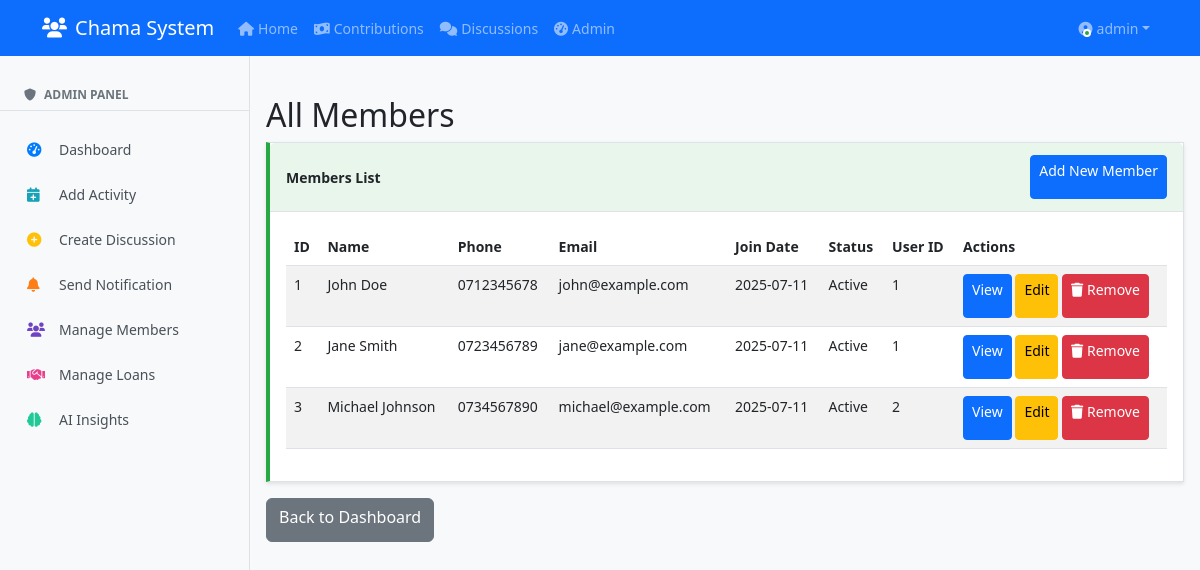
Screenshot of /admin/members (signed in) with the database file from the repository.
### clean_app.py (models this page shows, shortened)
class User(db.Model, UserMixin):
    id = db.Column(db.Integer, primary_key=True)
    username = db.Column(db.String(80), unique=True, nullable=False)
    password = db.Column(db.String(200), nullable=False)
    is_admin = db.Column(db.Boolean, default=False)
    last_seen = db.Column(db.DateTime, default=datetime.utcnow)
    is_online = db.Column(db.Boolean, default=False)
    members = db.relationship('Member', backref='user', lazy=True)

class Member(db.Model):
    id = db.Column(db.Integer, primary_key=True)
    name = db.Column(db.String(100), nullable=False)
    phone = db.Column(db.String(20), nullable=False, unique=True)
    email = db.Column(db.String(100))
    join_date = db.Column(db.DateTime, default=datetime.utcnow)
    status = db.Column(db.String(20), default='Active')
    user_id = db.Column(db.Integer, db.ForeignKey('user.id'))

### clean_app.py (the view)
@app.route('/admin/members')
@login_required
@admin_required
def admin_members():
    members = Member.query.all()
    return render_template('admin/members.html', members=members)

### clean_app.py (called while the page is built)
@login_manager.user_loader
def load_user(user_id):
    return User.query.get(int(user_id))

def admin_required(f):
    @wraps(f)
    def decorated_function(*args, **kwargs):
        if not current_user.is_admin:
            abort(403)
        return f(*args, **kwargs)
    return decorated_function

### templates/admin/members.html
{% extends "base.html" %}
{% block content %}
<h2>All Members</h2>
<div class="card">
    <div class="card-header d-flex justify-content-between align-items-center">
        <span>Members List</span>
        <a href="{{ url_for('add_member') }}" class="btn btn-primary btn-sm">Add New Member</a>
    </div>
    <div class="card-body">
        <table class="table table-striped">
            <thead>
                <tr>
                    <th>ID</th>
                    <th>Name</th>
                    <th>Phone</th>
                    <th>Email</th>
                    <th>Join Date</th>
                    <th>Status</th>
                    <th>User ID</th>
                    <th>Actions</th>
                </tr>
            </thead>
            <tbody>
                {% for member in members %}
                <tr>
                    <td>{{ member.id }}</td>
                    <td>{{ member.name }}</td>
                    <td>{{ member.phone }}</td>
                    <td>{{ member.email }}</td>
                    <td>{{ member.join_date.strftime('%Y-%m-%d') }}</td>
                    <td>{{ member.status }}</td>
                    <td>{{ member.user_id }}</td>
                    <td>
                        <a href="#" class="btn btn-sm btn-primary">View</a>
                        <a href="#" class="btn btn-sm btn-warning">Edit</a>
                        <a href="{{ url_for('remove_member', member_id=member.id) }}"
                           class="btn btn-sm btn-danger"
                           onclick="return confirm('Are you sure you want to remove {{ member.name }} from the chama? Their user account will be preserved.')">
                            <i class="fas fa-trash"></i> Remove
                        </a>
                    </td>
                </tr>
                {% else %}
                <tr>
                    <td colspan="8" class="text-center">No members found</td>
                </tr>
                {% endfor %}
            </tbody>
        </table>
    </div>
</div>
<div class="mt-3">
    <a href="{{ url_for('admin_dashboard') }}" class="btn btn-secondary">Back to Dashboard</a>
</div>
{% endblock %}

### templates/base.html (shortened to what this page needs)
<!DOCTYPE html>
<html lang="en">
<head>
    <link href="https://cdn.jsdelivr.net/npm/bootstrap@5.3.0-alpha1/dist/css/bootstrap.min.css" rel="stylesheet">
    <link rel="stylesheet" href="https://cdnjs.cloudflare.com/ajax/libs/font-awesome/6.0.0/css/all.min.css">
</head>
<body>
    {% include 'navbar.html' %}
    {% if current_user.is_authenticated %}
    <div class="sidebar" id="sidebar">
        {% if current_user.is_admin %}
        <div class="sidebar-header">
            <h6><i class="fas fa-shield-alt me-2"></i>Admin Panel</h6>
        </div>
        <nav class="sidebar-nav">
            <a href="{{ url_for('admin_dashboard') }}" class="sidebar-link {% if request.endpoint == 'admin_dashboard' %}active{% endif %}">
                <i class="fas fa-tachometer-alt"></i>
                <span>Dashboard</span>
            </a>
            <a href="{{ url_for('add_activity') }}" class="sidebar-link">
                <i class="fas fa-calendar-plus"></i>
                <span>Add Activity</span>
            </a>
            <a href="{{ url_for('create_discussion') }}" class="sidebar-link">
                <i class="fas fa-plus-circle"></i>
                <span>Create Discussion</span>
            </a>
            <a href="{{ url_for('send_notification') }}" class="sidebar-link">
                <i class="fas fa-bell"></i>
                <span>Send Notification</span>
            </a>
            <a href="{{ url_for('admin_members') }}" class="sidebar-link">
                <i class="fas fa-users"></i>
                <span>Manage Members</span>
            </a>
            <a href="{{ url_for('admin_loan_requests') }}" class="sidebar-link">
                <i class="fas fa-handshake"></i>
                <span>Manage Loans</span>
            </a>
            <a href="{{ url_for('admin_ai_insights') }}" class="sidebar-link">
                <i class="fas fa-brain"></i>
                <span>AI Insights</span>
            </a>
        </nav>
        {% endif %}
    </div>
    {% endif %}
    <div class="main-content {% if current_user.is_authenticated %}with-sidebar{% endif %}">
        <div class="container-fluid px-2 px-md-3">
            {% block content %}{% endblock %}
        </div>
    </div>
</body>
</html>

### templates/navbar.html (shortened to what this page needs)
<nav class="navbar navbar-expand-lg navbar-dark bg-primary">
    <div class="container">
        <a class="navbar-brand" href="{{ url_for('index') }}">
            <i class="fas fa-users me-2"></i>Chama System
        </a>
        <div class="collapse navbar-collapse" id="navbarNav">
            {% if current_user.is_authenticated %}
            <ul class="navbar-nav me-auto">
                <li class="nav-item">
                    <a class="nav-link {% if request.path == url_for('index') %}active{% endif %}" href="{{ url_for('index') }}">
                        <i class="fas fa-home me-1"></i>Home
                    </a>
                </li>
                <li class="nav-item">
                    <a class="nav-link {% if request.path == url_for('contributions') %}active{% endif %}" href="{{ url_for('contributions') }}">
                        <i class="fas fa-money-bill-wave me-1"></i>Contributions
                    </a>
                </li>
                <li class="nav-item">
                    <a class="nav-link {% if request.path == url_for('discussions') %}active{% endif %}" href="{{ url_for('discussions') }}">
                        <i class="fas fa-comments me-1"></i>Discussions
                    </a>
                </li>
                {% if current_user.is_admin %}
                <li class="nav-item">
                    <a class="nav-link {% if request.path == url_for('admin_dashboard') %}active{% endif %}" href="{{ url_for('admin_dashboard') }}">
                        <i class="fas fa-tachometer-alt me-1"></i>Admin
                    </a>
                </li>
                {% endif %}
            </ul>
            <ul class="navbar-nav">
                <li class="nav-item dropdown">
                    <a class="nav-link dropdown-toggle user-dropdown" href="#" id="navbarDropdown" role="button"
                       data-bs-toggle="dropdown" aria-expanded="false">
                        <div class="user-avatar">
                            <span class="online-dot"></span>
                        </div>
                        <span class="ms-1">{{ current_user.username }}</span>
                    </a>
                </li>
            </ul>
            {% endif %}
        </div>
    </div>
</nav>

### templates/base.html (style rules this page uses)
body { background-color: #f8f9fa; font-size: 14px; }
.navbar { margin-bottom: 20px; }
.sidebar { position: fixed; top: 56px; left: 0; width: 250px; height: calc(100vh - 56px); background: #f8f9fa; border-right: 1px solid #dee2e6; z-index: 1000; overflow-y: auto; padding: 1rem 0; }
.sidebar-header { padding: 1rem 1.5rem 0.5rem; border-bottom: 1px solid #dee2e6; margin-bottom: 0.5rem; }
.sidebar-header h6 { color: #6c757d; font-size: 0.75rem; text-transform: uppercase; font-weight: 600; margin: 0; }
.sidebar-nav { padding: 0.5rem 0; }
.sidebar-link { display: flex; align-items: center; padding: 0.75rem 1.5rem; color: #495057; text-decoration: none; transition: all 0.2s ease; border-left: 3px solid transparent; }
.sidebar-link i { width: 20px; margin-right: 0.75rem; font-size: 0.9rem; }
.sidebar-link .fa-tachometer-alt { color: #007bff; }
.sidebar-link .fa-calendar-plus { color: #17a2b8; }
.sidebar-link .fa-plus-circle { color: #ffc107; }
.sidebar-link .fa-bell { color: #fd7e14; }
.sidebar-link .fa-users { color: #6f42c1; }
.sidebar-link .fa-handshake { color: #e83e8c; }
.sidebar-link .fa-brain { color: #20c997; }
.main-content { margin-left: 0; padding-top: 20px; }
.main-content.with-sidebar { margin-left: 250px; }
.btn, .form-control, .form-select { min-height: 44px; }
.card { border-radius: 0 !important; border: 1px solid #dee2e6; margin-bottom: 1rem; box-shadow: 0 2px 4px rgba(0,0,0,0.1); }
.card:nth-child(2) { border-left: 4px solid #28a745; }
.card-body { padding: 1rem; }
.card-header { padding: 0.75rem 1rem; background-color: #f8f9fa; border-bottom: 1px solid #dee2e6; font-weight: 600; }
.card-header:nth-child(1) { background-color: rgba(0,123,255,0.1); }
.card:nth-child(2) .card-header { background-color: rgba(40,167,69,0.1); }

### templates/navbar.html (style rules this page uses)
.user-dropdown { display: flex; align-items: center; }
.user-avatar { position: relative; display: inline-block; }
.online-dot { position: absolute; bottom: 2px; right: 2px; width: 8px; height: 8px; background-color: #28a745; border: 2px solid white; border-radius: 50%; animation: pulse-dot 2s infinite; }

### rows the page displays
User: username "admin"
Member: id "1", name "John Doe", phone "0712345678", email "john@example.com", join_date "2025-07-11", status "Active", user_id "1"
Member: id "2", name "Jane Smith", phone "0723456789", email "jane@example.com", join_date "2025-07-11", status "Active", user_id "1"
Member: id "3", name "Michael Johnson", phone "0734567890", email "michael@example.com", join_date "2025-07-11", status "Active", user_id "2"
